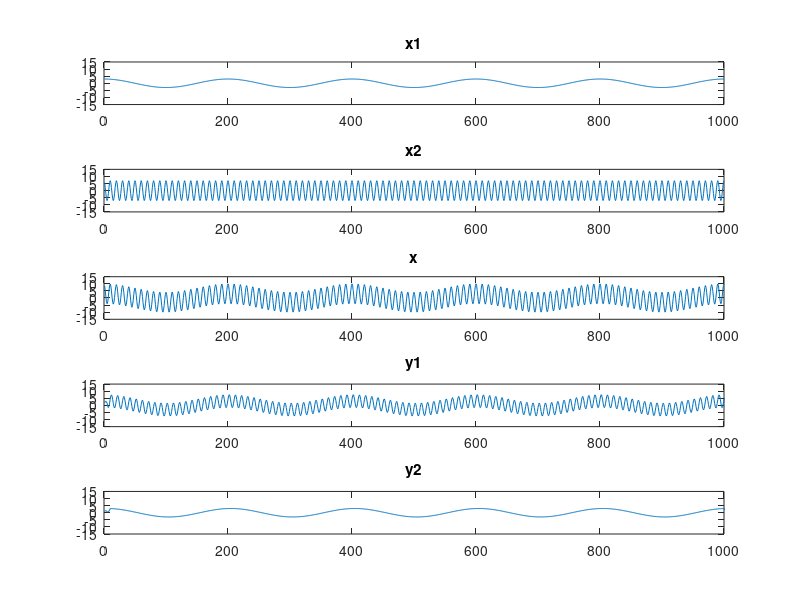

Reproduce this figure in MATLAB.
function [y1,y2] = hw03_student()
    x1 = [1:1000];
    x2 = [1:1000];
    Ts = 1/1000;
    
    for i = 1:1000
        x1(i) = 3*cos(10*pi*i*Ts);
        x2(i)= 7*cos(200*pi*i*Ts);
    end
    
    x = x1 + x2;
    
    h1 = [1/5,1/5,1/5,1/5,1/5];
    h2 = [1/10,1/10,1/10,1/10,1/10,1/10,1/10,1/10,1/10,1/10];
    y1 = conv(x,h1);
    y2 = conv(x,h2);
    
    subplot(5,1,1);
    plot(x1);
    title('x1');
    axis([0 1000 -15 15]);
    subplot(5,1,2);
    plot(x2);
    title('x2');
    axis([0 1000 -15 15]);
    subplot(5,1,3);
    plot(x);
    title('x');
    axis([0 1000 -15 15]);
    subplot(5,1,4);
    plot(y1);
    title('y1');
    axis([0 1000 -15 15]);
    subplot(5,1,5);
    plot(y2);
    title('y2');
    axis([0 1000 -15 15]);
end